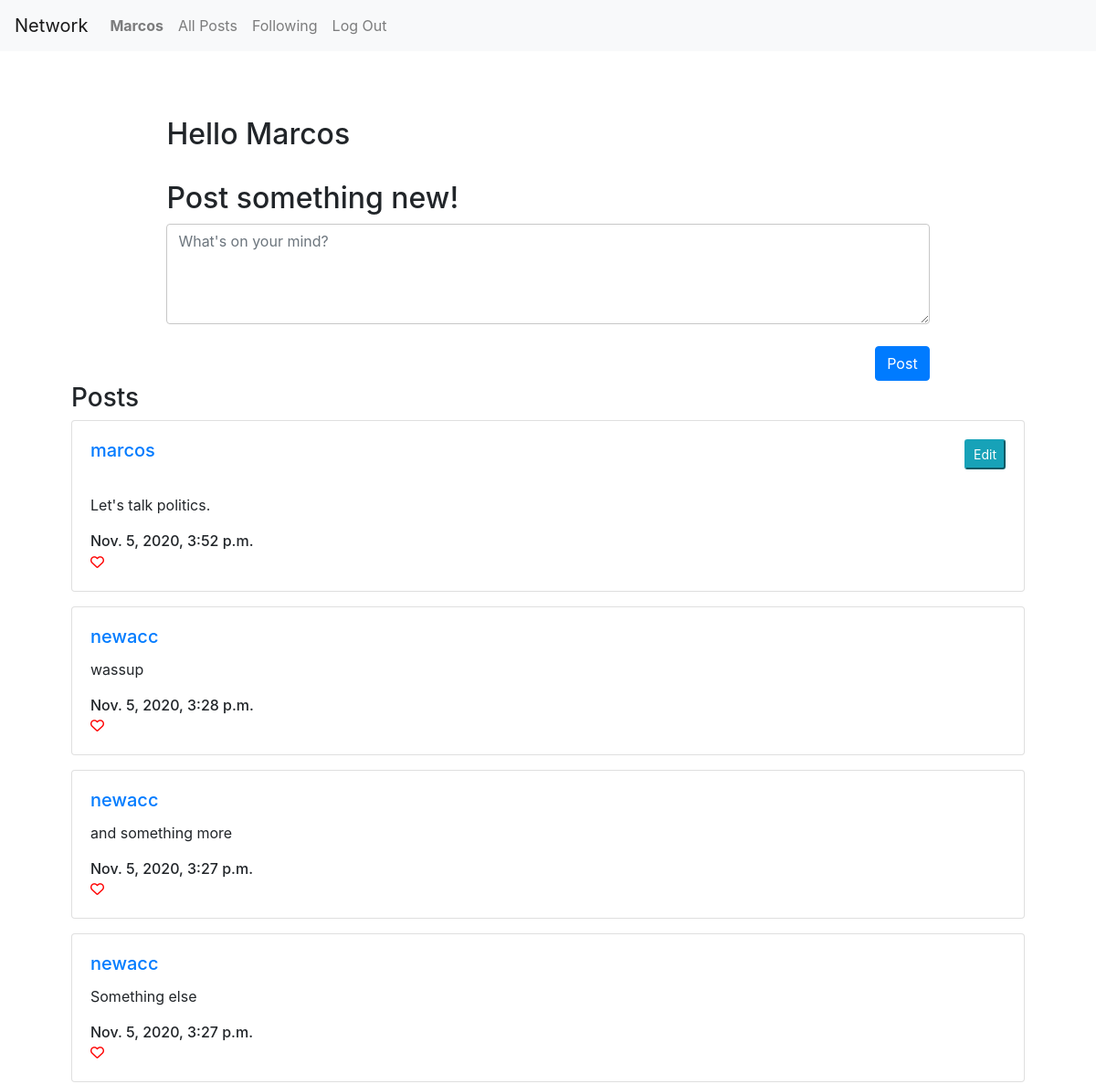
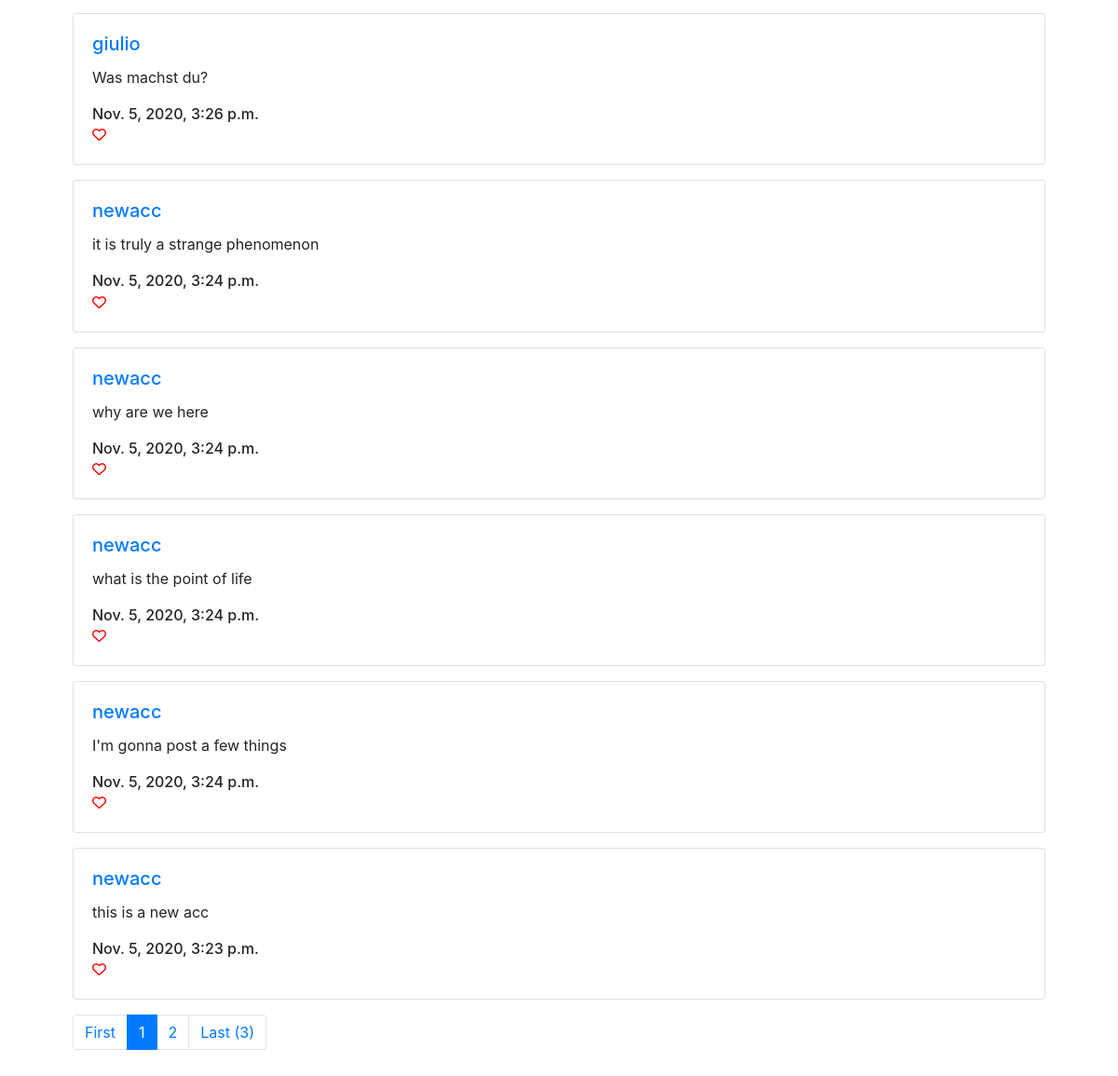
/ (signed in), run on the app's committed database (2 pictures, top to bottom).
### network/models.py (models this page shows, shortened)
class User(AbstractUser):
    def follow(self, follow_user):
        try:
            Follow_user.objects.get(user=self, follow=unfollow_user)
        except:
            Follow_user.objects.create(user=self, follow=follow_user)

class Post(models.Model):
    user = models.ForeignKey(User, on_delete=models.CASCADE, related_name='post_user')
    content = models.CharField(max_length=600)
    date_created = models.DateTimeField(default=timezone.now)

### network/views.py (the view)
# urls.py: path("", views.index, name="index"),
def index(request):
    posts = Post.objects.all().order_by('-date_created')
    posts = paginate(request, posts, 10)
    if request.method == 'POST':
        if request.user not in User.objects.all():
            return render(request, 'network/index.html', {
                'alert' : Alert('Please log in to post', 'danger', 'postError'),
                'posts' : posts,
                'newPost' : newPostForm()
            })
        post = Post(user=request.user, content=request.POST['content'])
        post.save()
        return render(request, "network/index.html", {
            'newPost' : newPostForm(),
            'user_name' : request.user.username.capitalize(),
            'posts' : posts
        })
    else:
        try:
            return render(request, "network/index.html", {
                'newPost' : newPostForm(),
                'user_name' : request.user.username.capitalize(),
                'posts' : posts,
                'liked' : Liked.objects.filter(user=request.user)
            })
        except:
            return render(request, "network/index.html", {
                'newPost' : newPostForm(),
                'user_name' : request.user.username.capitalize(),
                'posts' : posts
            })

### network/models.py
class newPostForm(forms.Form):
    content = forms.CharField(
        label="",
        widget=forms.Textarea,
        max_length=600
    )
    content.widget.attrs.update({
        'id':'newPost',
        'class':'form-control',
        'placeholder':"What's on your mind?"
    })

### network/logic.py (called while the page is built)
def paginate(request, data, amount):
    paginator = Paginator(data, amount)
    page_number = request.GET.get('page')
    page_obj = paginator.get_page(page_number)
    return page_obj

### network/templates/network/index.html (shortened to what this page needs)
{% extends "network/layout.html" %}
{% load static %}
{% block body %}
<br>
<div class="container p-5">
    <div id="animate">
        <h2 id="txt_centered">Hello {{user_name}}</h2><br>
        <form action="" method="POST">
            <div class="form-group">
                <h4 id="txt_centered">Post something new!</h4>
                {{newPost}}
                <br>
                {% if user.is_authenticated %}
                    <input id="submit" class="btn btn-primary submitB" type="submit" value="Post">
                {% else %}
                    <input id="submit" class="btn btn-primary submitB" disabled type="submit" value="Post">
                {% endif %}
            </div>
        </form>
        <br>
    </div>
    <h3>Posts</h3>
        {% for post in posts %}
            <div class="card mb-3">
                <div class="card-body">
                    <h5 class="card-title">
                        <a href="{% url 'user_profile' id=post.user.id %}" id="user">{{ post.user }}</a>
                        {% if post.user == user %}
                            <button class="btn-sm btn-info" id="editButton" data-post_id="{{ post.id }}">Edit</button>
                            <div>&nbsp;</div>
                        {% endif %}
                    </h5>
                    <div class="card-text" id="post_content">{{ post.content }}</div><br>
                    <h6 class="card-subtitle">{{ post.date_created }}</h6>
                    {% if user.is_authenticated %}
                    <i id="post_like" data-post_id="{{ post.id }}" class="far fa-heart icon-colour-r"></i>
                    {% endif %}
                </div>
            </div>
        {% endfor %}
        <nav aria-label="...">
            <ul class="pagination">
                <li class="page-item">
                    <a class="page-link" href="?page=1" tabindex="-1" aria-disabled="true">First</a>
                </li>
                <li class="page-item active" aria-current="page">
                    <a class="page-link" href="?page={{ posts.number }}">{{ posts.number }} <span class="sr-only">(current)</span></a>
                </li>
                {% if posts.has_next %}
                    <li class="page-item">
                        <a class="page-link" href="?page={{ posts.next_page_number }}">{{ posts.next_page_number }}</a>
                    </li>
                {% endif %}
                {% if not posts.paginator.num_pages == 1 %}
                    <li class="page-item"><a class="page-link" href="?page={{ posts.paginator.num_pages }}">Last ({{ posts.paginator.num_pages }})</a></li>
                {% endif %}
                </ul>
          </nav>
</div>
{% endblock %}

### network/templates/network/layout.html (shortened to what this page needs)
{% load static %}
<!DOCTYPE html>
<html lang="en">
    <head>
        <link rel="stylesheet" href="https://stackpath.bootstrapcdn.com/bootstrap/4.4.1/css/bootstrap.min.css">
        <link href="{% static 'network/styles.css' %}" rel="stylesheet">
    </head>
    <body>
        <nav class="navbar navbar-expand-lg navbar-light bg-light">
            <a class="navbar-brand" href="{% url 'index' %}">Network</a>
            <div>
              <ul class="navbar-nav mr-auto">
                {% if user.is_authenticated %}
                    <li class="nav-item">
                        {% if user_name %}
                            <a class="nav-link" href="{% url 'user_profile' id=user.id %}"><strong>{{ user_name }}</strong></a>
                        {% else %}
                            <a class="nav-link" href="#"><strong>{{ user.username }}</strong></a>
                        {% endif %}
                    </li>
                {% endif %}
                <li class="nav-item">
                  <a class="nav-link" href="{% url 'index' %}">All Posts</a>
                </li>
                {% if user.is_authenticated %}
                    <li class="nav-item">
                        <a class="nav-link" href="{% url 'following_posts' %}">Following</a>
                    </li>
                    <li class="nav-item">
                        <a class="nav-link" href="{% url 'logout' %}">Log Out</a>
                    </li>
                {% endif %}
              </ul>
            </div>
          </nav>
        <div class="body">
            {% block body %}
            {% endblock %}
        </div>
    </body>
</html>

### network/static/network/styles.css (style rules this page uses)
#animate { -webkit-animation-name: slide; animation-name: slide; -webkit-animation-duration: 1.2s; animation-duration: 1.2s; -webkit-animation-fill-mode: forwards; animation-fill-mode: forwards; }
#post_like { font-size: 15px; }
#newPost { width: 80%; height: 110px; min-height: 110px; max-height: 150px; margin-left: auto; margin-right: auto; border: 1px solid #c7c7c7; }
#txt_centered { margin-left: 10%; -webkit-animation-name: grow_txt; animation-name: grow_txt; -webkit-animation-duration: 1.1s; animation-duration: 1.1s; -webkit-animation-fill-mode: forwards; animation-fill-mode: forwards; }
#submit { float: right; margin-right: 10%; }
.icon-colour-r { color: red; }
#editButton { float: right; }

### data on the page
User: username "Marcos"
Post: user "marcos", content "Let's talk politics.", date_created "Nov. 5, 2020, 3:52 p.m."
Post: user "newacc", content "wassup", date_created "Nov. 5, 2020, 3:28 p.m."
Post: user "newacc", content "and something more", date_created "Nov. 5, 2020, 3:27 p.m."
Post: user "newacc", content "Something else", date_created "Nov. 5, 2020, 3:27 p.m."
Post: user "giulio", content "Was machst du?", date_created "Nov. 5, 2020, 3:26 p.m."
Post: user "newacc", content "it is truly a strange phenomenon", date_created "Nov. 5, 2020, 3:24 p.m."
Post: user "newacc", content "why are we here", date_created "Nov. 5, 2020, 3:24 p.m."
Post: user "newacc", content "what is the point of life", date_created "Nov. 5, 2020, 3:24 p.m."
Post: user "newacc", content "I'm gonna post a few things", date_created "Nov. 5, 2020, 3:24 p.m."
Post: user "newacc", content "this is a new acc", date_created "Nov. 5, 2020, 3:23 p.m."

### other printed values
{{ posts.number }} "1"
{{ posts.next_page_number }} "2"
{{ posts.paginator.num_pages }} "3"
